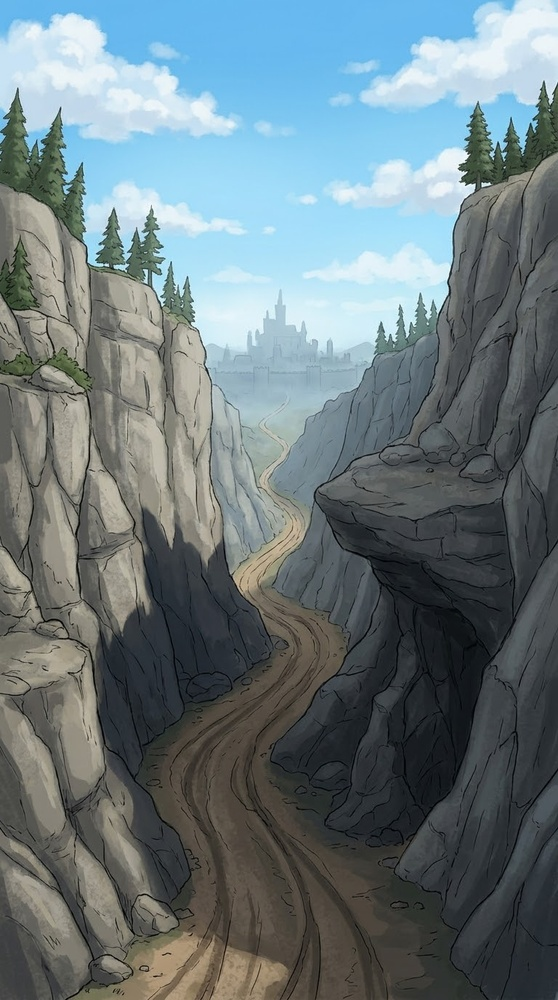
#> input picture docs/ref/bg-pass.jpg, 558 x 1000 px, shrunk from 768 x 1376 before the run
$ python night_bg.py ../docs/ref/bg-pass.jpg out.png
#> lines starting #> are read from the running program, lines starting #| are printed output that depends on the picture
# 昼の会話の背景画を夜にする（明るさを落として青に寄せ、空を暗くする）。
# 使い方：python3 tools/night_bg.py <元の絵> <出力>  例：python3 tools/night_bg.py docs/ref/bg-pass.jpg assets/bg/pass_night.jpg
import sys
import numpy as np
from PIL import Image
im=np.asarray(Image.open(sys.argv[1]).convert('RGB')).astype(float)/255
lum=im.mean(axis=2,keepdims=True)
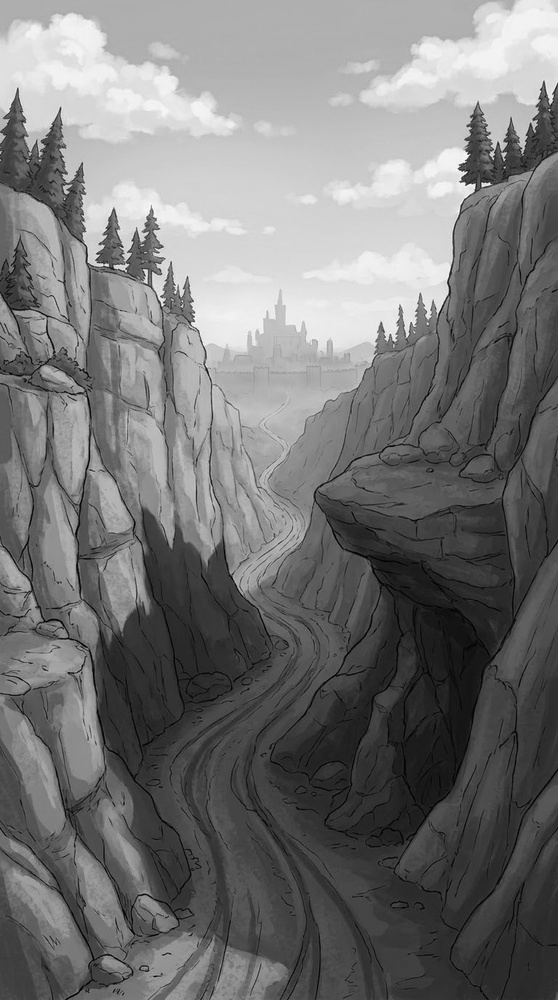
#> lum: shape (1000, 558, 1) float64; min 0, max 0.992, mean 0.462
night=lum*np.array([0.42,0.52,0.85])*0.75+im*0.08
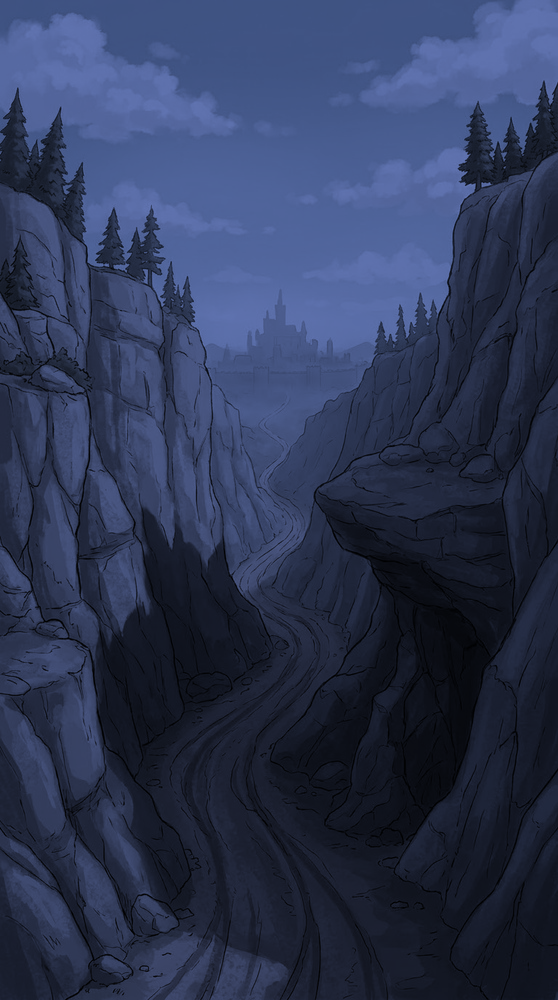
#> night: shape (1000, 558, 3) float64; mean R, G, B 0.179, 0.218, 0.334
h=im.shape[0];sky=np.clip(1-np.arange(h)/(h*0.45),0,1)[:,None,None]
#> after `h = im.shape[0]`: h = 1000
night=night*(1-0.35*sky)+np.array([0.05,0.07,0.16])*sky*0.6
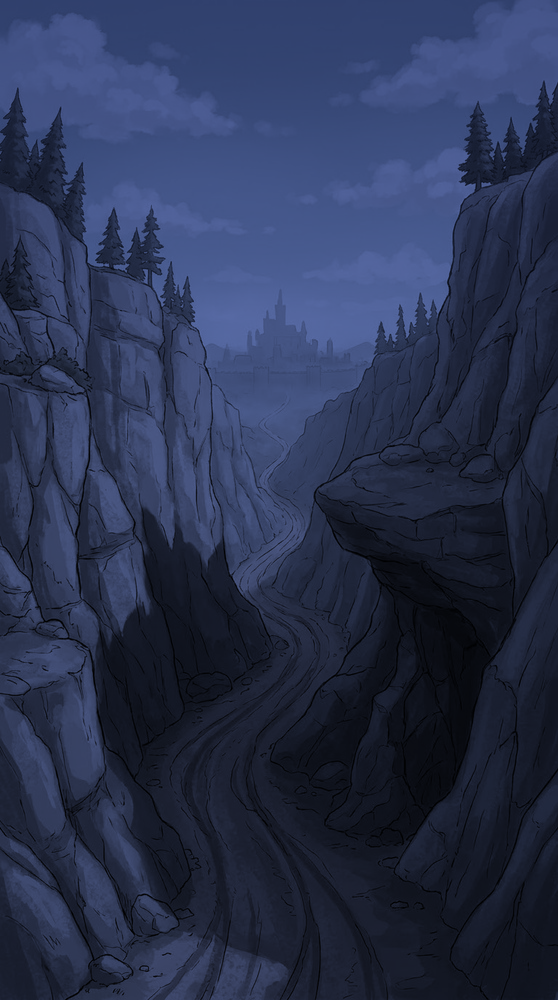
#> night: shape (1000, 558, 3) float64; mean R, G, B 0.164, 0.201, 0.314
Image.fromarray((np.clip(night,0,1)*255).astype('uint8')).save(sys.argv[2],quality=85)

$ run again, with docs/ref/battle-bg-bandit-fort.jpg copied over docs/ref/bg-pass.jpg
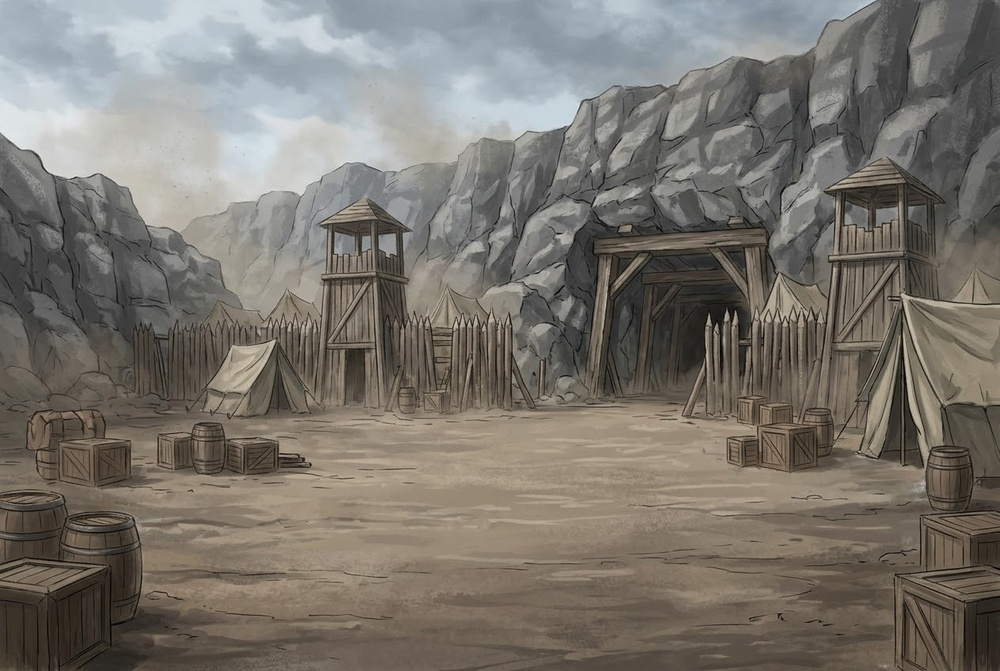
#> input picture docs/ref/battle-bg-bandit-fort.jpg, 1000 x 671 px, shrunk from 1264 x 848 before the run
#> `night=lum*np.array([0.42,0.52,0.85])*0.75+im*0.08`:
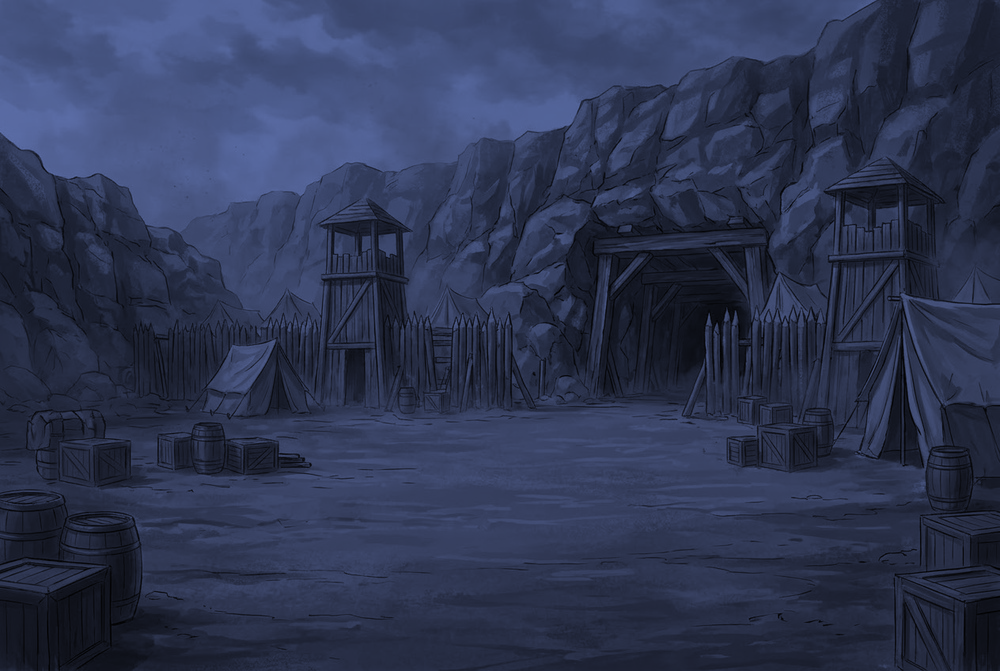
#> night: shape (671, 1000, 3) float64; mean R, G, B 0.182, 0.214, 0.325
#> `night=night*(1-0.35*sky)+np.array([0.05,0.07,0.16])*sky*0.6`:
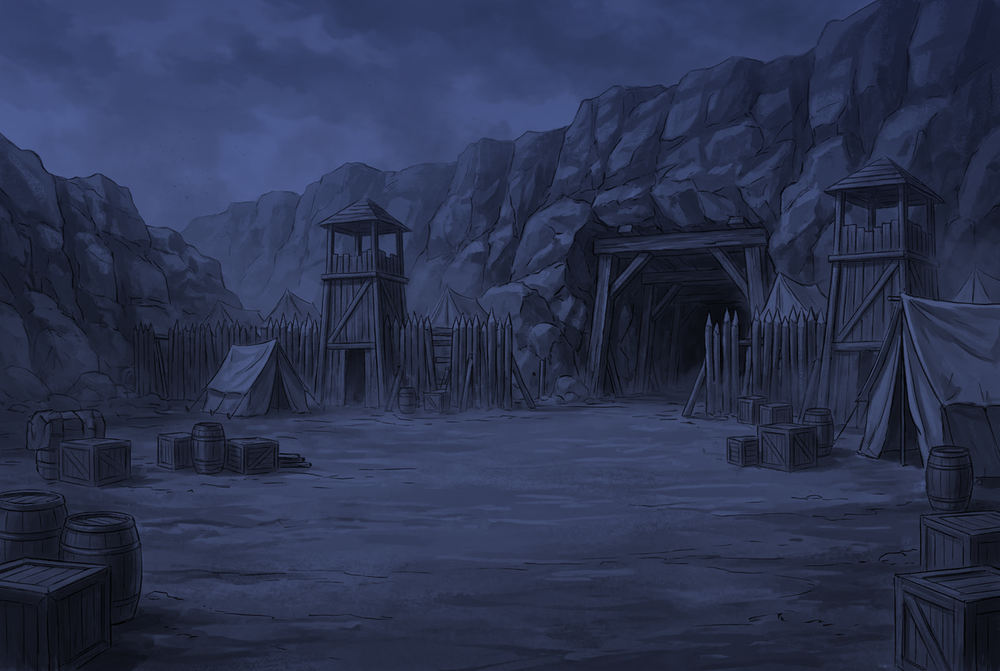
#> night: shape (671, 1000, 3) float64; mean R, G, B 0.17, 0.202, 0.313

$ run again, with docs/ref/battle-bg-castle-night.jpg copied over docs/ref/bg-pass.jpg
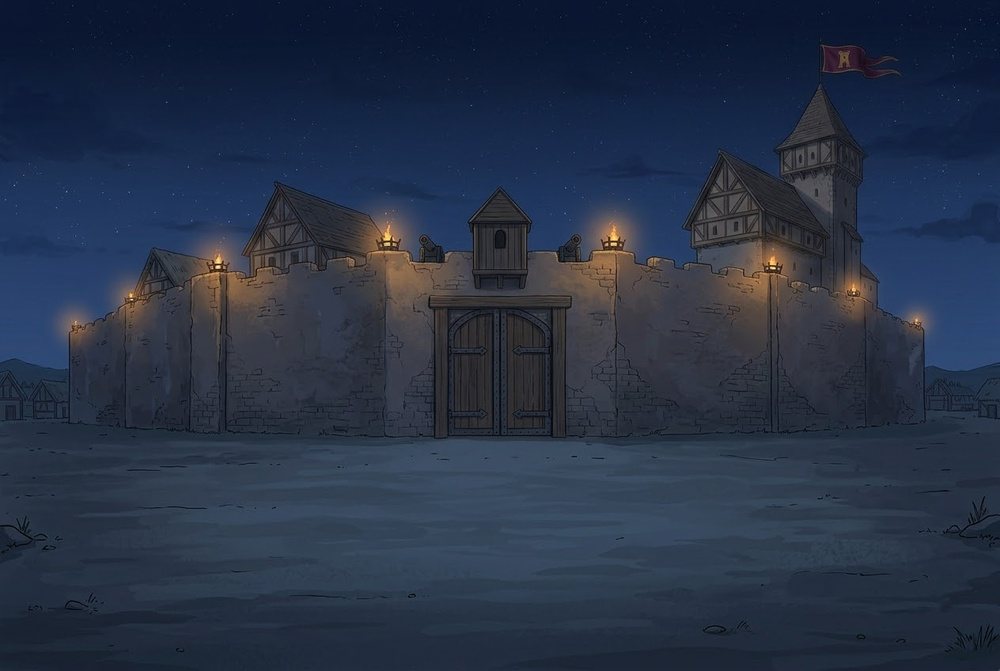
#> input picture docs/ref/battle-bg-castle-night.jpg, 1000 x 671 px, shrunk from 1264 x 848 before the run
#> `lum=im.mean(axis=2,keepdims=True)`:
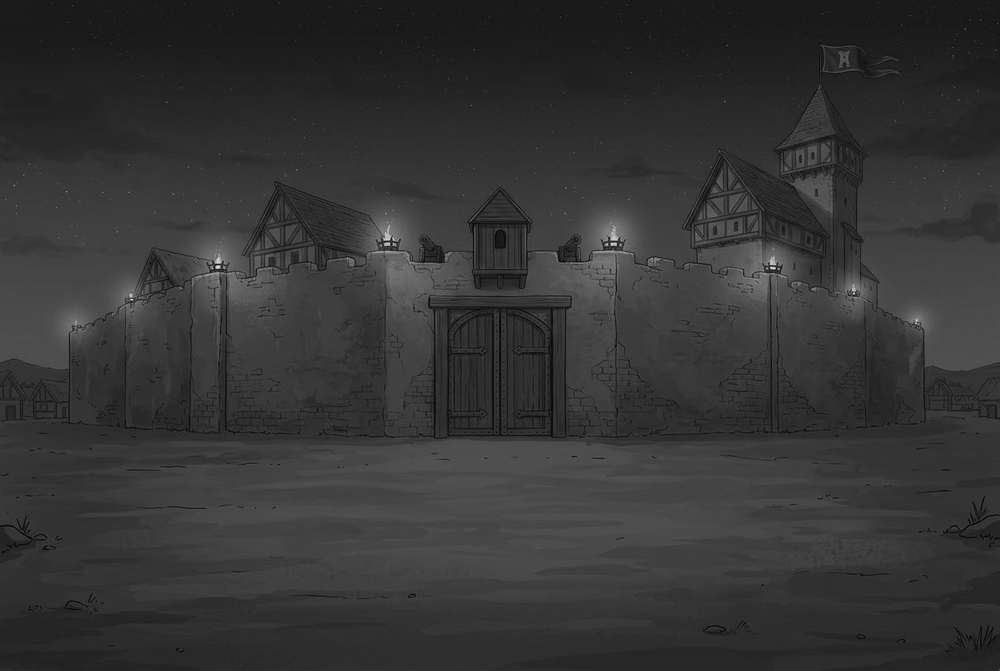
#> lum: shape (671, 1000, 1) float64; min 0.0144, max 0.895, mean 0.208
#> `night=lum*np.array([0.42,0.52,0.85])*0.75+im*0.08`:
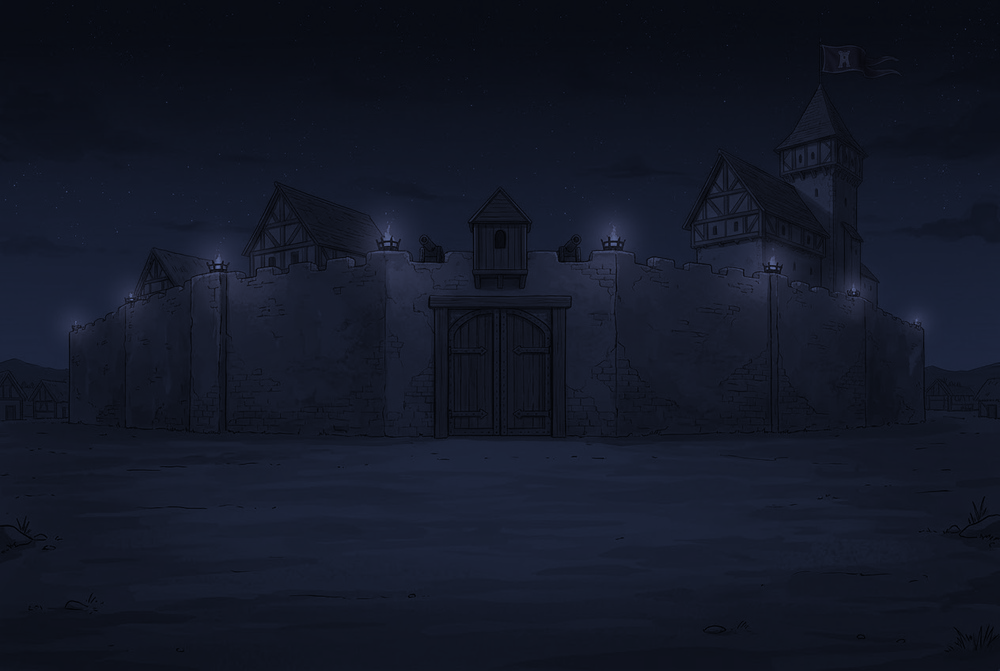
#> night: shape (671, 1000, 3) float64; mean R, G, B 0.0777, 0.0967, 0.154

$ run again, with docs/ref/battle-bg-ford.jpg copied over docs/ref/bg-pass.jpg
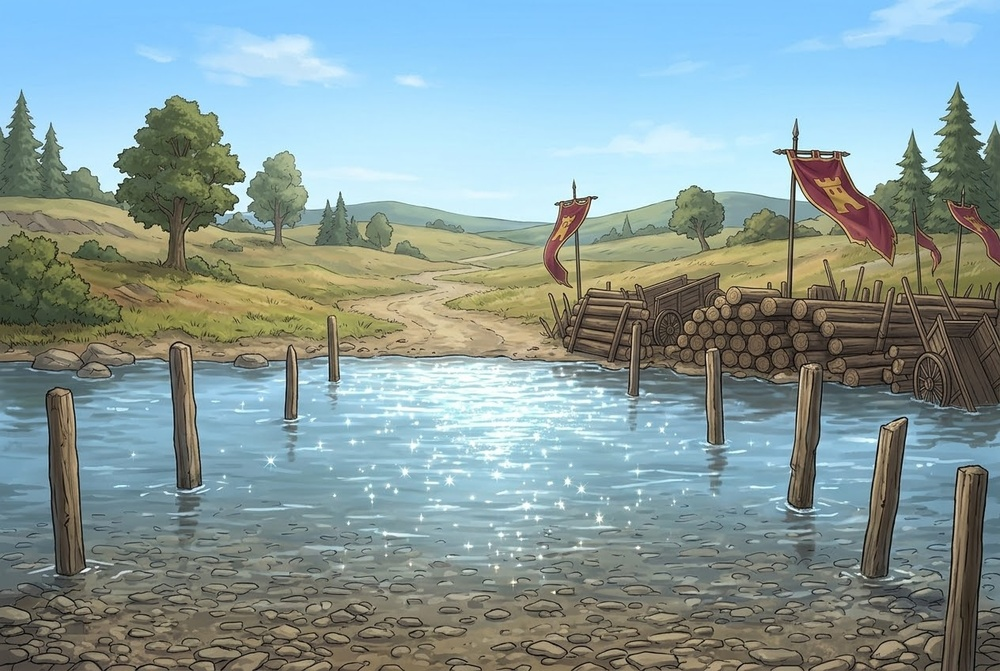
#> input picture docs/ref/battle-bg-ford.jpg, 1000 x 671 px, shrunk from 1264 x 848 before the run
#> `lum=im.mean(axis=2,keepdims=True)`:
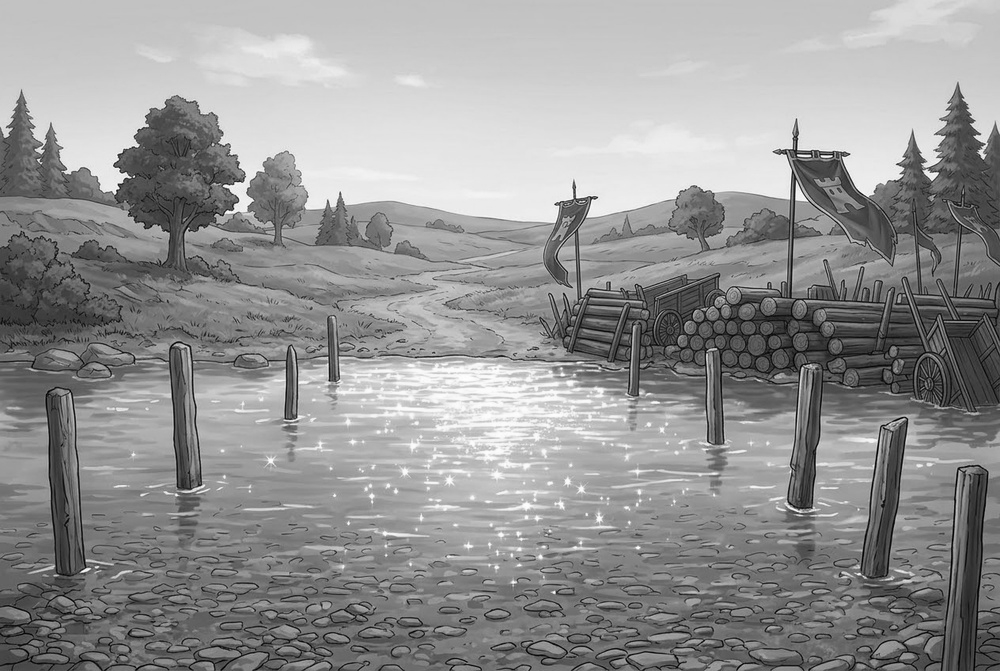
#> lum: shape (671, 1000, 1) float64; min 0.00131, max 1, mean 0.581
#> `night=night*(1-0.35*sky)+np.array([0.05,0.07,0.16])*sky*0.6`:
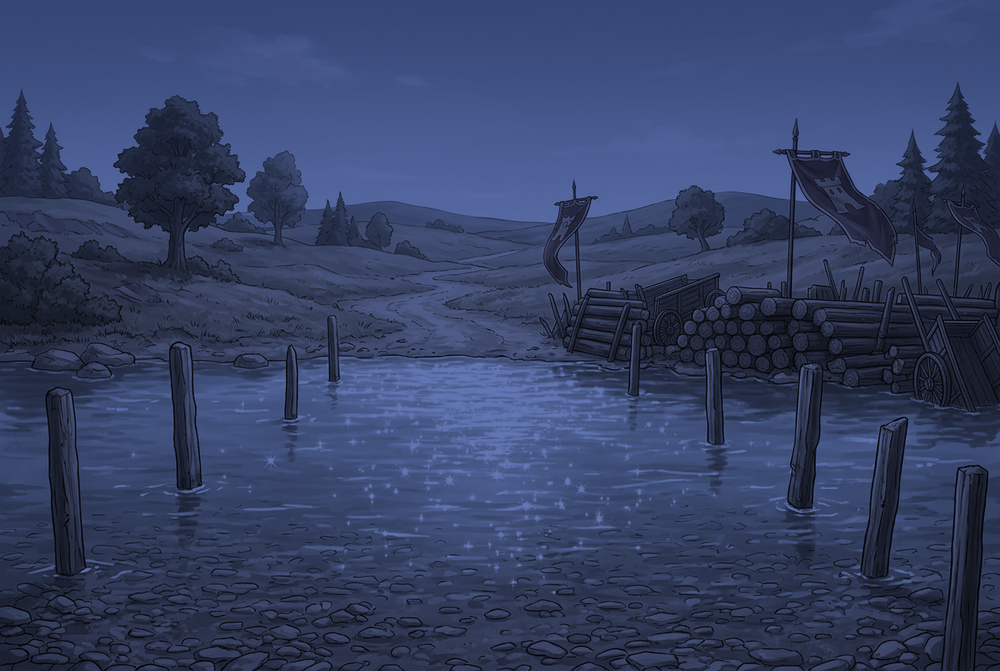
#> night: shape (671, 1000, 3) float64; mean R, G, B 0.21, 0.256, 0.397
